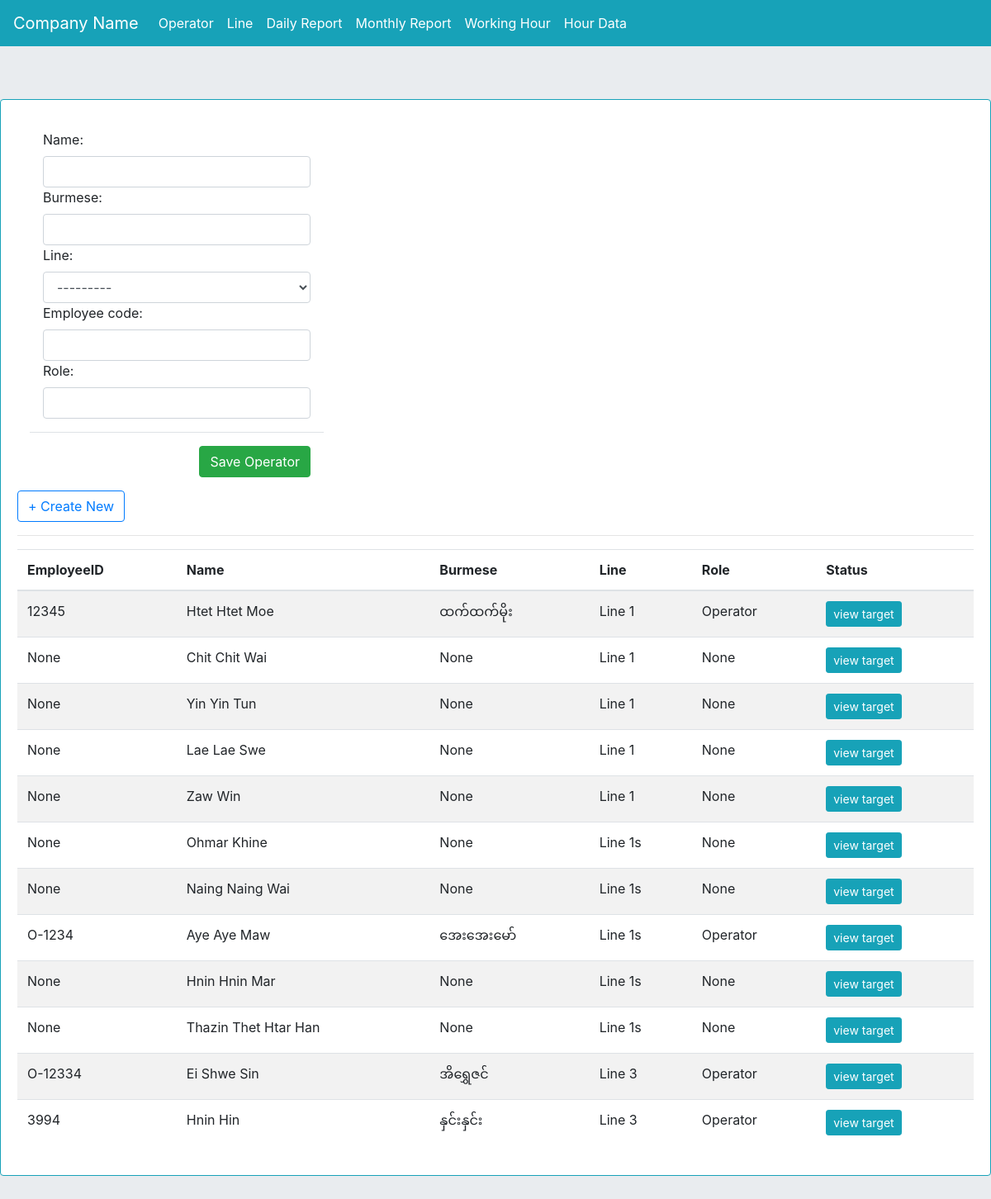
Page /operatorlist/ on the earlier database version.
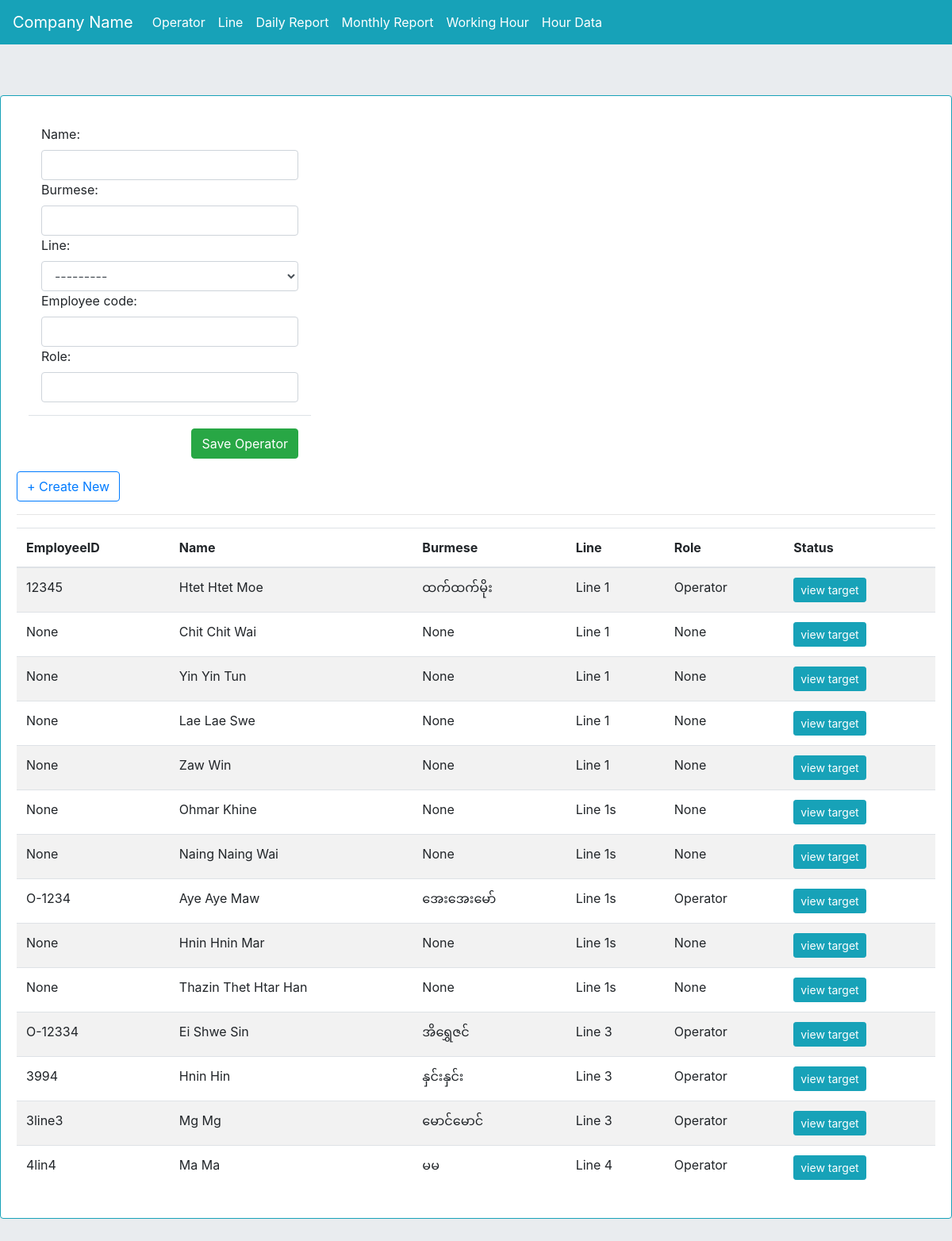
Same page on the later database version.
### myapp/models.py (models this page shows, shortened)
class operator(models.Model):
    name = models.CharField(max_length=255)
    line = models.ForeignKey(line, on_delete=models.CASCADE)
    employee_code = models.CharField(max_length=255, blank=True, null=True)
    burmese = models.CharField(max_length=255, blank=True, null=True)
    role = models.CharField(max_length=255, blank=True, null=True)
    daily_target = models.PositiveIntegerField(default=0)
    status = models.BooleanField(default=False)

class line(models.Model):
    line_name = models.CharField(max_length=255)
    target = models.PositiveIntegerField(default=0)
    def __str__(self):
        return self.line_name

### myapp/views.py (the view)
# urls.py: path('operatorlist/', views.operatorlist, name='operatorlist'),
def operatorlist(request):
    op = operator.objects.all()
    form = OptForm()
    context = {'op':op, 'form':form}
    return render(request, 'operatorlist.html', context)

### myapp/forms.py
class OptForm(forms.ModelForm):
    class Meta:
        model = operator
        fields = ['name', 'burmese', 'line', 'employee_code','role']
        widgets = {
            'name': forms.TextInput(attrs={'class': 'form-control'}),
            'burmese': forms.TextInput(attrs={'class': 'form-control'}),
            'line': forms.Select(attrs={'class': 'form-control'}),
            'employee_code': forms.TextInput(attrs={'class': 'form-control'}),
            'role': forms.TextInput(attrs={'class': 'form-control'}),
        }

### templates/operatorlist.html (shortened to what this page needs)
{% extends 'base.html' %}
{% block content %}
<div class="card border-info mb-3">
  <div class="card-body">
    <div class="col-md-4">
       <form action="{% url 'myapp:save_operator' %}" method="post"> {% csrf_token %}
      <div class="modal-body">
        {{form}}
      </div>
      <div class="modal-footer">
        <button type="submit" class="btn btn-success invModal">Save Operator</button>
      </div>
        </form>
    </div>
<button type="button" class="btn btn-outline-primary" data-toggle="modal" data-target="#createNewInv">
  + Create New
</button>
<hr>
<table class="table table-striped" id="operatorlist">
  <thead>
    <tr>
      <th scope="col">EmployeeID</th>
      <th scope="col">Name</th>
      <th scope="col">Burmese</th>
      <th scope="col">Line</th>
      <th scope="col">Role</th>
      <th scope="col">Status</th>
    </tr>
  </thead>
  <tbody>
  	{% for i in op %}
    <tr>
      <td>{{i.employee_code}}</td>
      <td>{{i.name}}</td>
      <td>{{i.burmese}}</td>
      <td>{{i.line}}</td>
      <td>{{i.role}}</td>
      <td>
      	<a href="{% url 'myapp:daily_rep_filter_operator' i.id %}" class="btn btn-sm btn-info">view target</a>
      </td>
    </tr>
    {% endfor %}
  </tbody>
</table>
  </div>
</div>
{% endblock content %}

Differences in the rows shown:
added operator: employee_code "3line3", name "Mg Mg", burmese "မောင်မောင်", line "Line 3", role "Operator"
added operator: employee_code "4lin4", name "Ma Ma", burmese "မမ", line "Line 4", role "Operator"
